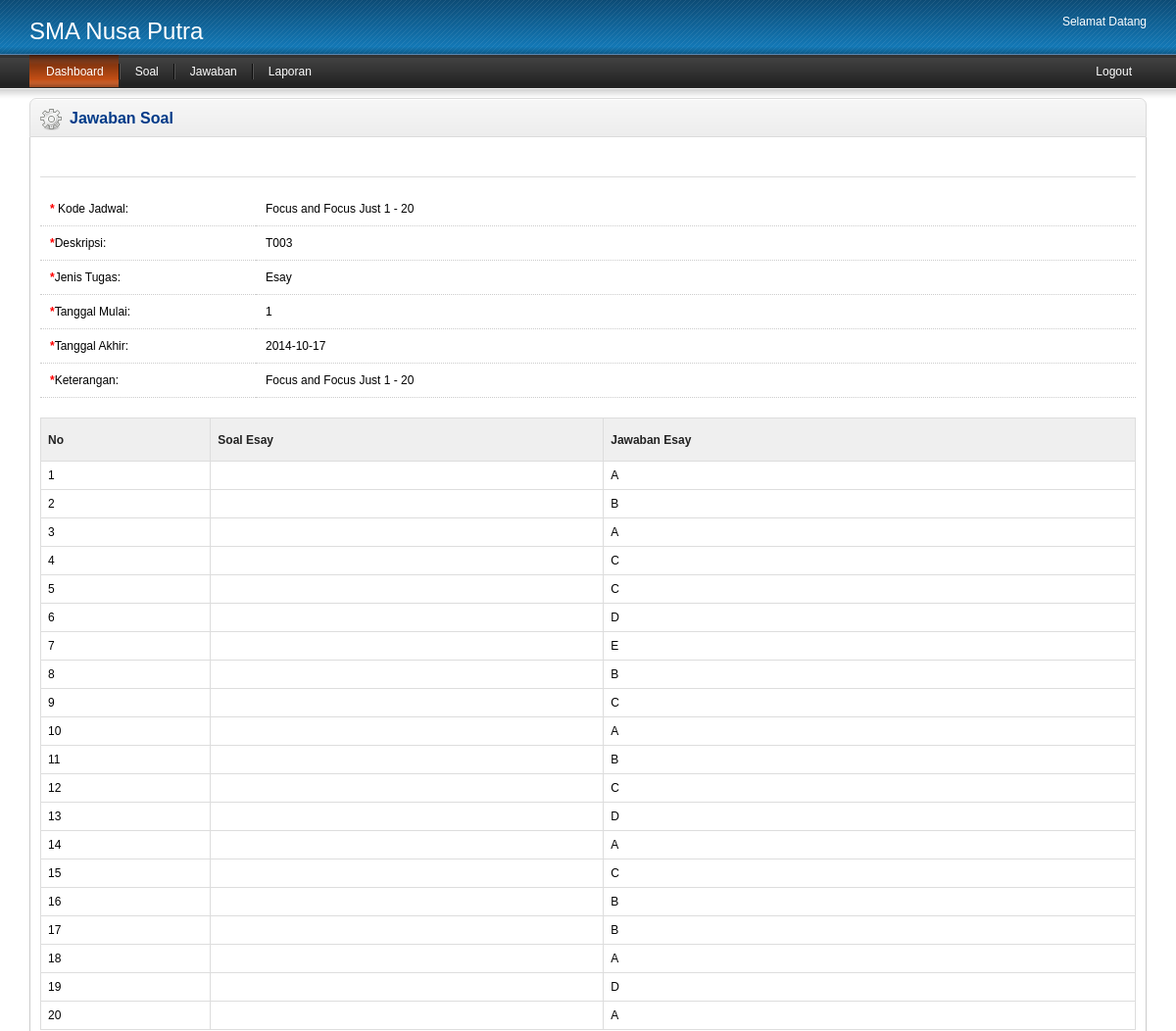
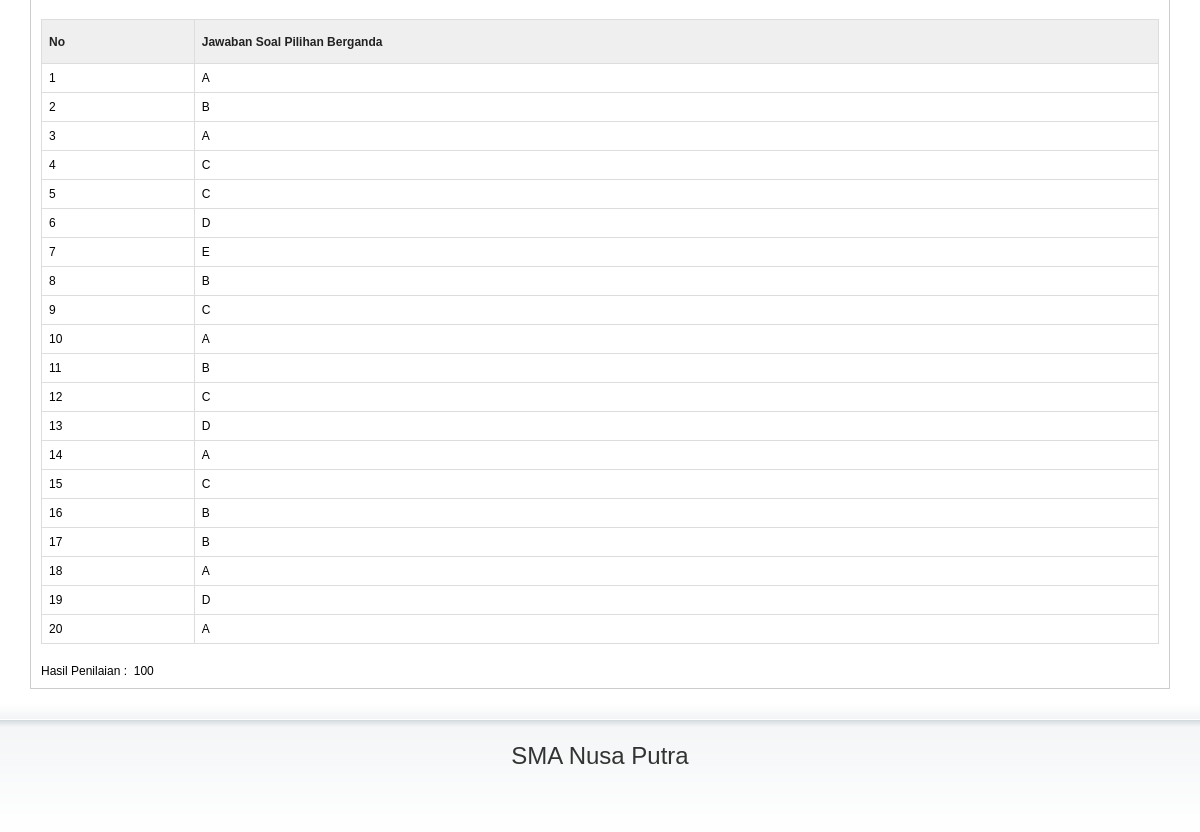
/guru/admin.php?page=detailJawaban&id=T003&sis=9960935041 (signed in), run on the app's committed database (2 pictures, top to bottom).
### tables this page shows
CREATE TABLE IF NOT EXISTS `tugas` (
  `id_tugas` int(11) NOT NULL AUTO_INCREMENT,
  `id_jdwl` int(11) NOT NULL,
  `kd_tugas` varchar(10) NOT NULL,
  `deskripsi` varchar(25) NOT NULL,
  `jenis` int(11) NOT NULL,
  `tgl_mulai` date NOT NULL,
  `tgl_akhir` date NOT NULL,
  `file` varchar(50) NOT NULL,
  `keterangan` varchar(100) NOT NULL,
  PRIMARY KEY (`id_tugas`)
);

CREATE TABLE IF NOT EXISTS `tugas_detail` (
  `id_detail` int(11) NOT NULL AUTO_INCREMENT,
  `id_jdwl` int(11) NOT NULL,
  `kd_tugas` varchar(10) NOT NULL,
  `tugas` varchar(50) NOT NULL,
  `jwbn` text NOT NULL,
  PRIMARY KEY (`id_detail`)
);

CREATE TABLE IF NOT EXISTS `jawaban_detail` (
  `id_jawaban` int(11) NOT NULL AUTO_INCREMENT,
  `id_siswa` varchar(15) NOT NULL,
  `kd_tugas` varchar(10) NOT NULL,
  `jwbn` text NOT NULL,
  PRIMARY KEY (`id_jawaban`)
);

CREATE TABLE IF NOT EXISTS `nilai` (
  `id_nilai` int(11) NOT NULL AUTO_INCREMENT,
  `kd_tugas` varchar(11) NOT NULL,
  `kd_siswa` varchar(11) NOT NULL,
  `nilai` int(11) NOT NULL,
  `tgl` date NOT NULL,
  PRIMARY KEY (`id_nilai`)
);

### guru/detailJawaban.php (the view, shortened to what this page needs)
<?php
$id=$_GET['id'];
$s=$_GET['sis'];
$ck=mysql_query("select * from nilai where kd_tugas='$id' and  kd_siswa='$s'");
$num=mysql_num_rows($ck);
$d=mysql_query("select tugas.*,jadwal.kd_jdwl from tugas join jadwal on tugas.id_jdwl=jadwal.id_jdwl where tugas.kd_tugas='$id'");
$m=mysql_fetch_array($d);
?>
<div class="heading">
      <h1><img src="../image/product.png" alt="" /> Jawaban Soal</h1>
    </div>
     <div class="content">
<div id="tab-general">
          <div id="languages" class="htabs">
                      </div>
                    <div id="language1">
            <table class="form" >
              <tr>
                <td><span class="required">*</span> Kode Jadwal:</td>
                <td>
               <?php echo $m[8];?>                </td>
              </tr>
               <tr>
                <td><span class="required">*</span>Deskripsi:</td>
                <td> <?php echo $m[2];?></td>
              </tr>
                <tr>
                <td><span class="required">*</span>Jenis Tugas:</td>
                <td>
                 <?php $f=$m[3];
				 if($f==1){
				 $g='Pilihan Berganda';
				 }
				 else{
				 $g='Esay';
				 }
				 echo $g;
				 ?>                </td>
              </tr>
               <tr>
                <td><span class="required">*</span>Tanggal Mulai:</td>
                <td>
                 <?php echo $m[4];?>                </td>
              </tr>
              <tr>
                <td><span class="required">*</span>Tanggal Akhir:</td>
                <td>
                <?php echo $m[5];?>                </td>
              </tr>
              <tr>
                <td><span class="required">*</span>Keterangan:</td>
                <td><?php echo $m['keterangan'];?></td>
              </tr>
            </table>
            <?php
			$k=$m[3];
			if($k!=1){
			?>
              <table id="module" class="list" >
                <thead>
                  <tr>
                    <td class="left">No</td>
                    <td height="29" class="left">Soal Esay</td>
					<td height="29" class="left">Jawaban Esay</td>
                  </tr>
                </thead>
                <tbody>
                <?php
				$n=1;
				$det=mysql_query("select * from tugas_detail where kd_tugas='$_GET[id]'");
				while($dat=mysql_fetch_array($det)){
				?>
                  <tr>
                    <td class="left"><?php echo $n?></td>
                    <td class="left"><?php echo $dat[3]?></td>
					<td class="left"><?php echo $dat[4]?></td>
                  </tr>
                  <?php $n++; }?>
                </tbody>
              </table>
              <?php }?>
              <table class="list" id="module2" >
                <thead>
                  <tr>
                    <td class="left">No</td>
                    <td height="29" class="left">Jawaban Soal
                    <?php  $l=$m[3];	if($l!=2){$tg='Pilihan Berganda';}else{$tg='Esay';}echo $tg;?></td>
                  </tr>
                </thead>
                <tbody>
                  <?php
				$n=1;
				$det=mysql_query("select * from jawaban_detail where kd_tugas='$_GET[id]' and id_siswa='$s'");
				while($dat=mysql_fetch_array($det)){
				?>
                  <tr>
                    <td class="left"><?php echo $n?></td>
                    <td class="left"><?php echo $dat['jwbn']?></td>
                  </tr>
                  <?php $n++; }?>
                </tbody>
              </table>
				<?php
                    if($num>0){
$jk=mysql_query("select * from nilai where kd_tugas='$id' and  kd_siswa='$s'");
$kl=mysql_fetch_array($jk);
echo "Hasil Penilaian :&nbsp;&nbsp;$kl[3]";
}
else{
echo "<form method='post'>Masukkan Nilai Siswa :&nbsp;&nbsp;<input type='text' name='nilai' required><input type='submit' name='simpan' value='simpan nilai' class='button' required></form>";
}
?>
                      </div>
                  </div>
                  </div>

### css/stylesheet.css (style rules this page uses)
html { margin: 0; padding: 0; height: 100%; }
body { margin: 0; padding: 0; height: 100%; background: #FFFFFF; }
body, td, th, input, select, textarea, option, optgroup { font-family: Arial, Helvetica, sans-serif; font-size: 12px; color: #000000; }
.required { color: #FF0000; font-weight: bold; }
.box > .heading { height: 38px; padding-left: 7px; padding-right: 7px; border: 1px solid #DBDBDB; background: url('../image/box.png') repeat-x; -webkit-border-radius: 7px 7px 0px 0px; -moz-border-radius: 7px 7px 0px 0px; -khtml-border-radius: 7px 7px 0px 0px; border-radius: 7px 7px 0px 0px; }
.box > .heading h1 { margin: 0px; padding: 11px 0px 0px 0px; color: #003A88; font-size: 16px; float: left; }
.box > .heading h1 img { float: left; margin-top: -1px; margin-left: 3px; margin-right: 8px; }
.box > .content { padding: 10px; border-left: 1px solid #CCCCCC; border-right: 1px solid #CCCCCC; border-bottom: 1px solid #CCCCCC; min-height: 300px; overflow: auto; }
.list { border-collapse: collapse; width: 100%; border-top: 1px solid #DDDDDD; border-left: 1px solid #DDDDDD; margin-bottom: 20px; }
.list td { border-right: 1px solid #DDDDDD; border-bottom: 1px solid #DDDDDD; }
.list thead td { background-color: #EFEFEF; padding: 0px 5px; }
.list thead td a, .list thead td { text-decoration: none; color: #222222; font-weight: bold; }
.list tbody td { vertical-align: middle; padding: 0px 5px; background: #FFFFFF; }
.list .left { text-align: left; padding: 7px; }
table.form { width: 100%; border-collapse: collapse; margin-bottom: 20px; }
table.form > tbody > tr > td:first-child { width: 200px; }
table.form > tbody > tr > td { padding: 10px; color: #000000; border-bottom: 1px dotted #CCCCCC; }
.htabs { padding: 0px 0px 0px 10px; height: 30px; line-height: 16px; border-bottom: 1px solid #DDDDDD; margin-bottom: 15px; }

### data on the page
tugas: keterangan "Focus and Focus Just 1 - 20", kd_tugas "T003", deskripsi "Esay", jenis "1", tgl_mulai "2014-10-17", deskripsi "Pilihan Berganda"
tugas_detail: jwbn "A"
tugas_detail: jwbn "B"
tugas_detail: jwbn "A"
tugas_detail: jwbn "C"
tugas_detail: jwbn "C"
tugas_detail: jwbn "D"
tugas_detail: jwbn "E"
tugas_detail: jwbn "B"
tugas_detail: jwbn "C"
tugas_detail: jwbn "A"
tugas_detail: jwbn "B"
tugas_detail: jwbn "C"
tugas_detail: jwbn "D"
tugas_detail: jwbn "A"
tugas_detail: jwbn "C"
tugas_detail: jwbn "B"
tugas_detail: jwbn "B"
tugas_detail: jwbn "A"
tugas_detail: jwbn "D"
tugas_detail: jwbn "A"
jawaban_detail: jwbn "A"
jawaban_detail: jwbn "B"
jawaban_detail: jwbn "A"
jawaban_detail: jwbn "C"
jawaban_detail: jwbn "C"
jawaban_detail: jwbn "D"
jawaban_detail: jwbn "E"
jawaban_detail: jwbn "B"
jawaban_detail: jwbn "C"
jawaban_detail: jwbn "A"
jawaban_detail: jwbn "B"
jawaban_detail: jwbn "C"
jawaban_detail: jwbn "D"
jawaban_detail: jwbn "A"
jawaban_detail: jwbn "C"
jawaban_detail: jwbn "B"
jawaban_detail: jwbn "B"
jawaban_detail: jwbn "A"
jawaban_detail: jwbn "D"
jawaban_detail: jwbn "A"
nilai: nilai "100"
